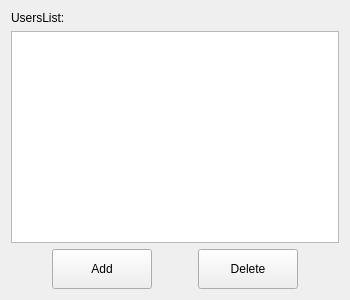
<?xml version="1.0" encoding="UTF-8"?>
<ui version="4.0">
 <class>UserSetView</class>
 <widget class="QWidget" name="UserSetView">
  <property name="geometry">
   <rect>
    <x>0</x>
    <y>0</y>
    <width>350</width>
    <height>300</height>
   </rect>
  </property>
  <property name="windowTitle">
   <string>UserSetView</string>
  </property>
  <property name="autoFillBackground">
   <bool>true</bool>
  </property>
  <property name="styleSheet">
   <string notr="true"/>
  </property>
  <layout class="QVBoxLayout" name="verticalLayout">
   <item>
    <widget class="QLabel" name="label_2">
     <property name="text">
      <string>UsersList:</string>
     </property>
    </widget>
   </item>
   <item>
    <widget class="QListWidget" name="userList"/>
   </item>
   <item>
    <layout class="QHBoxLayout" name="horizontalLayout">
     <property name="sizeConstraint">
      <enum>QLayout::SetDefaultConstraint</enum>
     </property>
     <item>
      <spacer name="horizontalSpacer">
       <property name="orientation">
        <enum>Qt::Horizontal</enum>
       </property>
       <property name="sizeHint" stdset="0">
        <size>
         <width>18</width>
         <height>20</height>
        </size>
       </property>
      </spacer>
     </item>
     <item>
      <widget class="QPushButton" name="addButton">
       <property name="minimumSize">
        <size>
         <width>100</width>
         <height>40</height>
        </size>
       </property>
       <property name="text">
        <string>Add</string>
       </property>
      </widget>
     </item>
     <item>
      <spacer name="horizontalSpacer_2">
       <property name="orientation">
        <enum>Qt::Horizontal</enum>
       </property>
       <property name="sizeHint" stdset="0">
        <size>
         <width>13</width>
         <height>20</height>
        </size>
       </property>
      </spacer>
     </item>
     <item>
      <widget class="QPushButton" name="deleteButton">
       <property name="minimumSize">
        <size>
         <width>100</width>
         <height>40</height>
        </size>
       </property>
       <property name="text">
        <string>Delete</string>
       </property>
      </widget>
     </item>
     <item>
      <spacer name="horizontalSpacer_3">
       <property name="orientation">
        <enum>Qt::Horizontal</enum>
       </property>
       <property name="sizeHint" stdset="0">
        <size>
         <width>13</width>
         <height>20</height>
        </size>
       </property>
      </spacer>
     </item>
    </layout>
   </item>
  </layout>
 </widget>
 <resources/>
 <connections/>
</ui>
